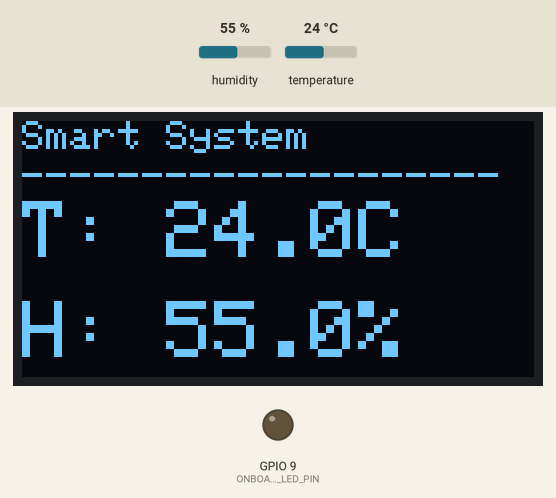
The sketch below on a simulated ESP32-S3. Shown: 128×64 one-colour display, output pins drawn as LEDs (lit = HIGH). The inputs (shaded band) are chosen by the test bench; at power-on: humidity 55 %, temperature 24 °C. WiFi joins after 1.5 s; servers stay silent unless stated; the display library's start-up logo is not drawn; uploads are accepted with an empty reply; what the sketch prints to the serial monitor is not drawn.

Above: at 30.2 s.
Timing chart, 0 to 31.7 s (numbered marks = the images above):
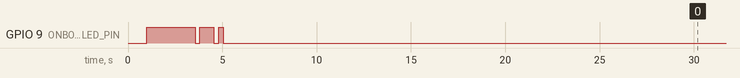

The sketch:

esp32-wifi-connect.ino
```cpp
#include <WiFi.h>
#include <WiFiClientSecure.h>
#include "DHT.h"
#include <HTTPClient.h>
#include <Arduino_JSON.h>
#include <Adafruit_SSD1306.h>
#include <Adafruit_GFX.h>

// Replace with your Wi-Fi credentials
const char* ssid = "";
const char* password = "";
const char* api_key = "gnHaF6c1PwkGoOvjMJ";

// API endpoint
const char* server_url = "https://smart-home-iot.angazaelimu.com/api/dht_data_insert";

/*
 * server auth CA certificate key
 * ------DO NOT EDIT--------
 */
const char* root_cacert = \
"-----BEGIN CERTIFICATE-----\n" \
"MIIFazCCA1OgAwIBAgIRAIIQz7DSQONZRGPgu2OCiwAwDQYJKoZIhvcNAQELBQAw\n" \
"TzELMAkGA1UEBhMCVVMxKTAnBgNVBAoTIEludGVybmV0IFNlY3VyaXR5IFJlc2Vh\n" \
"cmNoIEdyb3VwMRUwEwYDVQQDEwxJU1JHIFJvb3QgWDEwHhcNMTUwNjA0MTEwNDM4\n" \
"WhcNMzUwNjA0MTEwNDM4WjBPMQswCQYDVQQGEwJVUzEpMCcGA1UEChMgSW50ZXJu\n" \
"ZXQgU2VjdXJpdHkgUmVzZWFyY2ggR3JvdXAxFTATBgNVBAMTDElTUkcgUm9vdCBY\n" \
"MTCCAiIwDQYJKoZIhvcNAQEBBQADggIPADCCAgoCggIBAK3oJHP0FDfzm54rVygc\n" \
"h77ct984kIxuPOZXoHj3dcKi/vVqbvYATyjb3miGbESTtrFj/RQSa78f0uoxmyF+\n" \
"0TM8ukj13Xnfs7j/EvEhmkvBioZxaUpmZmyPfjxwv60pIgbz5MDmgK7iS4+3mX6U\n" \
"A5/TR5d8mUgjU+g4rk8Kb4Mu0UlXjIB0ttov0DiNewNwIRt18jA8+o+u3dpjq+sW\n" \
"T8KOEUt+zwvo/7V3LvSye0rgTBIlDHCNAymg4VMk7BPZ7hm/ELNKjD+Jo2FR3qyH\n" \
"B5T0Y3HsLuJvW5iB4YlcNHlsdu87kGJ55tukmi8mxdAQ4Q7e2RCOFvu396j3x+UC\n" \
"B5iPNgiV5+I3lg02dZ77DnKxHZu8A/lJBdiB3QW0KtZB6awBdpUKD9jf1b0SHzUv\n" \
"KBds0pjBqAlkd25HN7rOrFleaJ1/ctaJxQZBKT5ZPt0m9STJEadao0xAH0ahmbWn\n" \
"OlFuhjuefXKnEgV4We0+UXgVCwOPjdAvBbI+e0ocS3MFEvzG6uBQE3xDk3SzynTn\n" \
"jh8BCNAw1FtxNrQHusEwMFxIt4I7mKZ9YIqioymCzLq9gwQbooMDQaHWBfEbwrbw\n" \
"qHyGO0aoSCqI3Haadr8faqU9GY/rOPNk3sgrDQoo//fb4hVC1CLQJ13hef4Y53CI\n" \
"rU7m2Ys6xt0nUW7/vGT1M0NPAgMBAAGjQjBAMA4GA1UdDwEB/wQEAwIBBjAPBgNV\n" \
"HRMBAf8EBTADAQH/MB0GA1UdDgQWBBR5tFnme7bl5AFzgAiIyBpY9umbbjANBgkq\n" \
"hkiG9w0BAQsFAAOCAgEAVR9YqbyyqFDQDLHYGmkgJykIrGF1XIpu+ILlaS/V9lZL\n" \
"ubhzEFnTIZd+50xx+7LSYK05qAvqFyFWhfFQDlnrzuBZ6brJFe+GnY+EgPbk6ZGQ\n" \
"3BebYhtF8GaV0nxvwuo77x/Py9auJ/GpsMiu/X1+mvoiBOv/2X/qkSsisRcOj/KK\n" \
"NFtY2PwByVS5uCbMiogziUwthDyC3+6WVwW6LLv3xLfHTjuCvjHIInNzktHCgKQ5\n" \
"ORAzI4JMPJ+GslWYHb4phowim57iaztXOoJwTdwJx4nLCgdNbOhdjsnvzqvHu7Ur\n" \
"TkXWStAmzOVyyghqpZXjFaH3pO3JLF+l+/+sKAIuvtd7u+Nxe5AW0wdeRlN8NwdC\n" \
"jNPElpzVmbUq4JUagEiuTDkHzsxHpFKVK7q4+63SM1N95R1NbdWhscdCb+ZAJzVc\n" \
"oyi3B43njTOQ5yOf+1CceWxG1bQVs5ZufpsMljq4Ui0/1lvh+wjChP4kqKOJ2qxq\n" \
"4RgqsahDYVvTH9w7jXbyLeiNdd8XM2w9U/t7y0Ff/9yi0GE44Za4rF2LN9d11TPA\n" \
"mRGunUHBcnWEvgJBQl9nJEiU0Zsnvgc/ubhPgXRR4Xq37Z0j4r7g1SgEEzwxA57d\n" \
"emyPxgcYxn/eR44/KJ4EBs+lVDR3veyJm+kXQ99b21/+jh5Xos1AnX5iItreGCc=\n" \
"-----END CERTIFICATE-----\n" ;

// ==================== SENSORS CONFIG PINS ====================
#define DHTPIN 7       // DHT connected to digital pin 7
#define ONBOARD_LED_PIN 9
#define OLED_RESET -1   // OLED reset (not used)
#define I2C_SCL 2       //SCL
#define I2C_SDA 42      //SDA

// ==================== OBJECT INITIALIZATION ====================
Adafruit_SSD1306 display(128, 64, &Wire, OLED_RESET);
#define DHTTYPE DHT22
DHT dht(DHTPIN, DHTTYPE);

// WiFi secure client
WiFiClientSecure* client = new WiFiClientSecure;

void setup() {
  Serial.begin(9600);
  delay(1000);
  dht.begin(); // initialize the DHT sensor

  // Signal LED pin function and state init
  pinMode(ONBOARD_LED_PIN, OUTPUT);
  digitalWrite(ONBOARD_LED_PIN, HIGH); // Turn off LED initially

  // Initialize I2C with custom SDA and SCL
  Wire.begin(I2C_SDA, I2C_SCL);  // Important fix for custom I2C pins

  // Initialize OLED
  if (!display.begin(SSD1306_SWITCHCAPVCC, 0x3C)) {
    Serial.println("OLED failed to initialize.");
    while (1);
  }
  display.display();
  delay(2000);

  // WiFi network init
  connectToWiFi();

  // Set the root certificate
  client->setCACert(root_cacert);
}

void loop() {
  static unsigned long lastPostTime = 0;
  unsigned long currentTime = millis();

  // Check if 1/2 minute has passed since last post
  if (currentTime - lastPostTime >= 30000) {
    lastPostTime = currentTime;

    // Read sensor data
    float temperature = dht.readTemperature();
    float humidity = dht.readHumidity();
    updateOLED(temperature, humidity);

    if (isnan(temperature) || isnan(humidity)) {
      Serial.println("Failed to read from DHT sensor!");
      return;
    }

    Serial.print("Temperature: ");
    Serial.print(temperature);
    Serial.print(" °C, Humidity: ");
    Serial.print(humidity);
    Serial.println(" %");

    // Post data to server
    postSensorData(temperature, humidity);
  }

  // Small delay to prevent watchdog timer issues
  delay(100);
}

// Handle wifi connection
void connectToWiFi() {
  Serial.print("Connecting to WiFi");
  WiFi.begin(ssid, password);

  while (WiFi.status() != WL_CONNECTED) {
    delay(500);
    Serial.print(".");
    blinkLED(250); // Blink LED while connecting
  }

  digitalWrite(ONBOARD_LED_PIN, LOW); // Solid LED when connected
  Serial.println("\nConnected!");
  Serial.print("IP address: ");
  Serial.println(WiFi.localIP());
}

// Handle data publishing
void postSensorData(float temperature, float humidity) {
  if (WiFi.status() != WL_CONNECTED) {
    Serial.println("WiFi disconnected. Cannot post data.");
    connectToWiFi(); // Attempt to reconnect
    return;
  }

  if (!client) {
    Serial.println("[HTTPS] Unable to create client");
    return;
  }

  HTTPClient https;
  if (https.begin(*client, server_url)) {
    https.addHeader("Content-Type", "application/x-www-form-urlencoded");

    String payload = "dht_sensor_API_KEY=" + String(api_key) +
                    "&temperature=" + String(temperature) +
                    "&humidity=" + String(humidity);

    Serial.println("Posting data: " + payload);

    int httpCode = https.POST(payload);
    String response = https.getString();

    Serial.print("HTTP Response code: ");
    Serial.println(httpCode);
    Serial.print("Full Response: ");
    Serial.println(response);

    // Parse and display the important fields from the response data
    parseAndDisplayResponse(response);

    https.end();
  } else {
    Serial.println("[HTTPS] Unable to connect to server");
  }
}

// Handle the response and extract important data
void parseAndDisplayResponse(String jsonResponse) {
  // Parse the JSON response
  JSONVar resObject = JSON.parse(jsonResponse);

  // Check if parsing succeeded
  if (JSON.typeof(resObject) == "undefined") {
    Serial.println("Failed to parse JSON response");
    return;
  }

  // Extract the values
  int user_id = resObject["user_id"];
  int project_id = resObject["project_id"];
  int temp_threshold = (const int)(resObject["temp_threshold"]);
  int humid_threshold = (const int)(resObject["humid_threshold"]);

  // Display the extracted values in a formatted way
  Serial.println("\n=== Project Data ===");
  Serial.print("User ID:        "); Serial.println(user_id);
  Serial.print("Project ID:     "); Serial.println(project_id);
  Serial.print("Project API Key:     "); Serial.println(api_key);
  Serial.print("Temp Threshold: "); Serial.print(temp_threshold); Serial.println("°C");
  Serial.print("Humid Threshold: "); Serial.print(humid_threshold); Serial.println("%");
  Serial.println("=============================\n");
}

// Handle onboard led blink
void blinkLED(int duration) {
  digitalWrite(ONBOARD_LED_PIN, LOW);
  delay(duration);
  digitalWrite(ONBOARD_LED_PIN, HIGH);
  delay(duration);
}

// ==================== FUNCTION TO UPDATE OLED ====================
void updateOLED(float temperature, float humidity) {
  display.clearDisplay();

  // Title
  display.setTextSize(1); // Smaller title to save space
  display.setTextColor(WHITE);
  display.setCursor(0, 0);
  display.println("Smart System");

  // Divider line
  display.setCursor(0, 10);
  display.println("--------------------");

  // Temperature
  display.setTextSize(2); // Larger text for key values
  display.setCursor(0, 20);
  display.print("T: ");
  display.print(temperature, 1); // 1 decimal place
  display.println("C");

  // Humidity
  display.setCursor(0, 45);
  display.print("H: ");
  display.print(humidity, 1);
  display.println("%");

  display.display();
}
```
